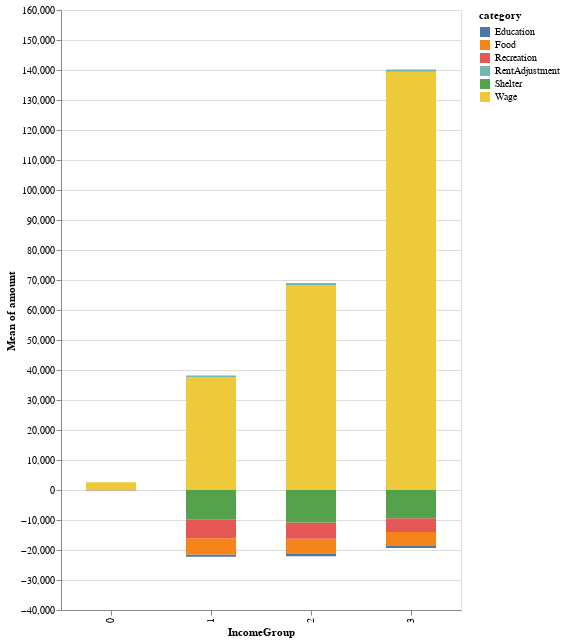

This figure's notebook cell:
### Code cell
source = innout

alt.Chart(source).mark_bar(size=barsize(altx)).encode(
    
    alt.X('IncomeGroup:N',
        scale=alt.Scale(zero=False)
    ),
    y='mean(amount):Q',
    color='category'
).properties(width = 400, height = 600)

### Figure 1 — Vega-Lite specification as saved in the notebook (floating-point values rounded to 4 significant figures; data arrays with more than 128 entries replaced by an {"elided": "..."} marker saying what was removed)
{"config": {"view": {"continuousWidth": 400, "continuousHeight": 300}}, "data": {"name": "data-1a807298861f4e7a047835fafecd36bb"}, "mark": {"type": "bar", "size": 50}, "encoding": {"color": {"field": "category", "type": "nominal"}, "x": {"field": "IncomeGroup", "scale": {"zero": false}, "type": "nominal"}, "y": {"aggregate": "mean", "field": "amount", "type": "quantitative"}}, "height": 600, "width": 400, "$schema": "https://vega.github.io/schema/vega-lite/v4.17.0.json", "datasets": {"data-1a807298861f4e7a047835fafecd36bb": {"elided": "4142 records"}}}
